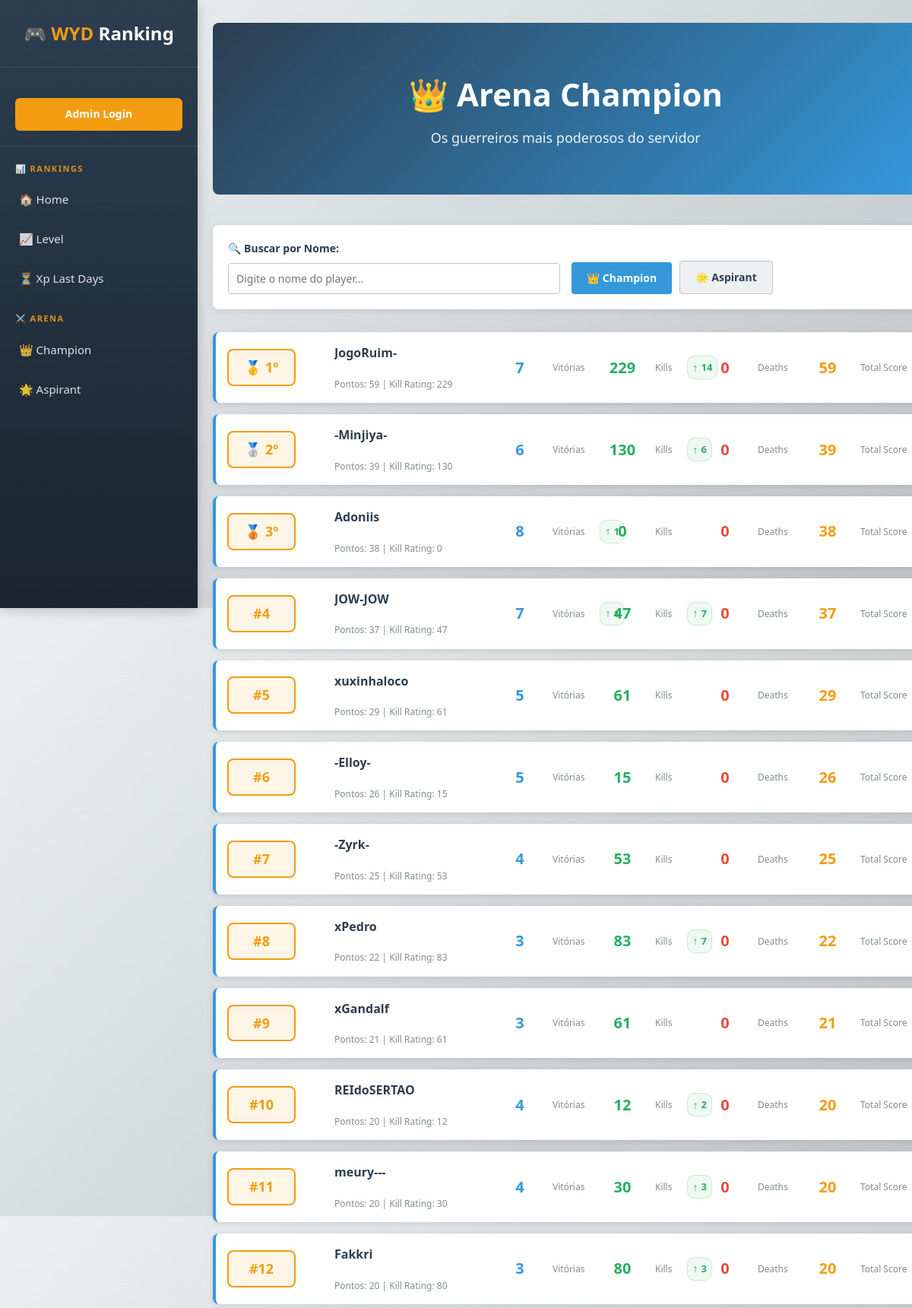
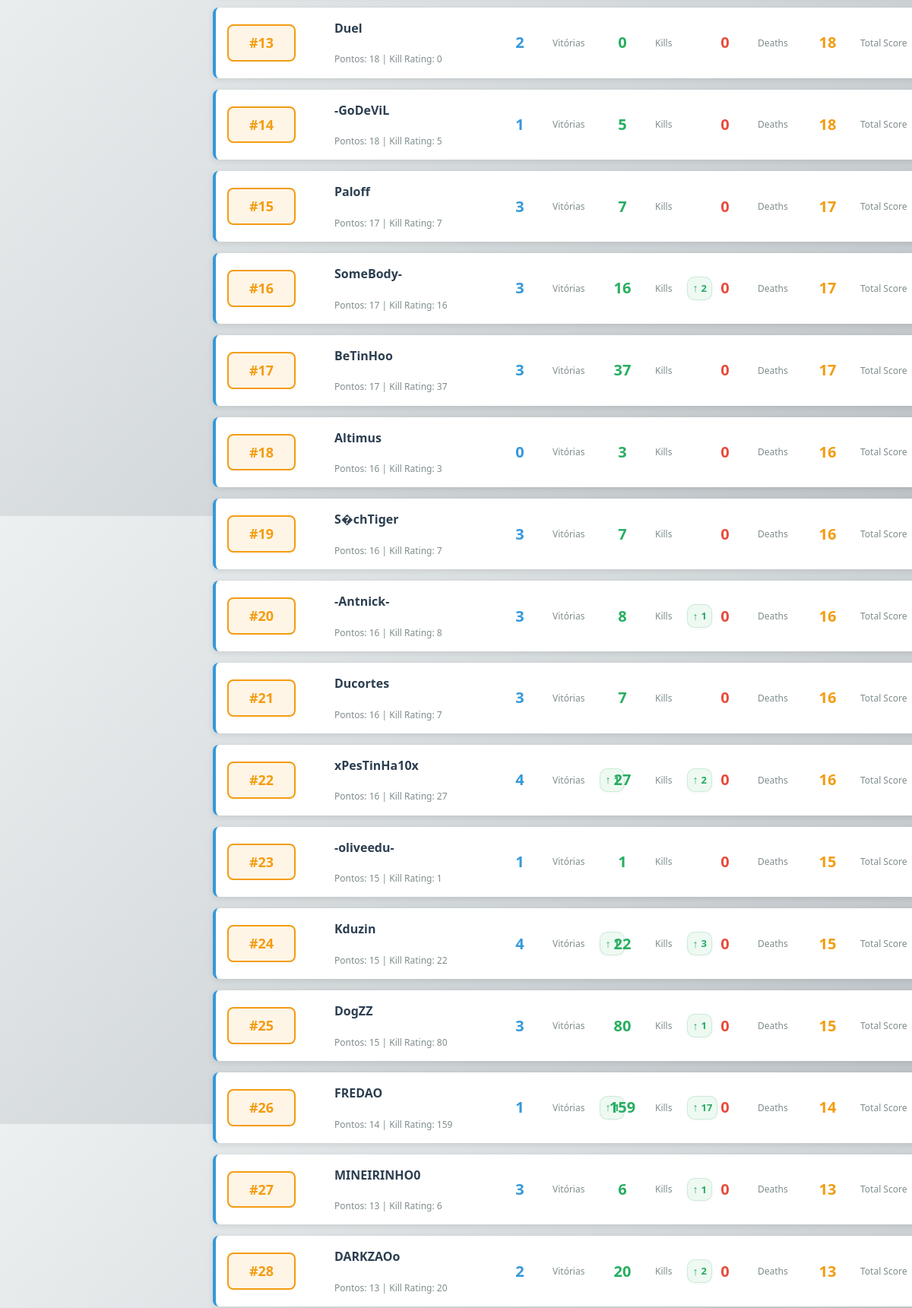
Screenshot of /arena/champion (upper part) with the database file from the repository (2 pictures, top to bottom).
### app/models.py (models this page shows)
class ArenaRankingHistory(Base):
    __tablename__ = "arena_ranking_history"
    id = Column(Integer, primary_key=True)
    player_id = Column(Integer, ForeignKey("players.id", ondelete="CASCADE"))
    player_name = Column(String(100), nullable=False)
    category = Column(String(20))  # champion ou aspirant
    arena_number = Column(Integer, default=1)  # 1, 2, 3, ou 4 (qual arena do dia)
    rank_position = Column(Integer)  # Posição no ranking
    total = Column(Integer)
    points = Column(Integer)
    win_count = Column(Integer)
    kill_value = Column(Integer)
    death_value = Column(Integer)
    recorded_at = Column(DateTime(timezone=True), server_default=func.now(), index=True)
    player = relationship("Player", foreign_keys=[player_id])
    __table_args__ = (
        CheckConstraint("category IN ('champion','aspirant')"),
    )

### app/main.py (the view)
@app.get("/arena/{category}")
def arena(request: Request, category: str):
    from app.services.ranking_history_service import get_position_changes, get_arena_changes
    if category not in ["champion", "aspirant"]:
        raise HTTPException(status_code=404, detail="Categoria inválida")
    players = (
        data_store.arena_champion
        if category == "champion"
        else data_store.arena_aspirant
    )
    players = sorted(players, key=lambda x: x.get("total", 0), reverse=True)
    session = SessionLocal()
    try:
        for idx, player in enumerate(players, 1):
            player["rank_position"] = idx
            arena_changes = get_arena_changes(session, player.get("charName"), {
                'kill_value': player.get('killValue', 0),
                'win_count': player.get('winCount', 0)
            }, category, idx)
            player["position_change"] = {
                'position_change': arena_changes.get('position_change', 0),
                'direction': arena_changes.get('direction', 'neutral'),
                'active': arena_changes.get('active', False),
            }
            player['arena_stat_changes'] = {
                'kill_change': arena_changes.get('kill_change', 0),
                'kill_arrow': arena_changes.get('kill_arrow', ''),
                'kill_active': arena_changes.get('kill_active', False),
                'win_change': arena_changes.get('win_change', 0),
                'win_arrow': arena_changes.get('win_arrow', ''),
                'win_active': arena_changes.get('win_active', False),
            }
    finally:
        session.close()
    return templates.TemplateResponse("arena.html", {
        "request": request,
        "players": players,
        "category": category,
        "last_update": data_store.last_update,
        "user": get_current_user(request)
    })

### app/templates/arena.html (shortened to what this page needs)
{% extends "base.html" %}
{% import 'components.html' as components %}
{% block hero %}
<div class="hero">
    {% if category == 'champion' %}
        <h1>👑 Arena Champion</h1>
        <p>Os guerreiros mais poderosos do servidor</p>
    {% else %}
        <h1>🌟 Arena Aspirante</h1>
        <p>Novos talentos em ascensão</p>
    {% endif %}
</div>
{% endblock %}
{% block content %}
<div class="filters-section">
    <div class="filter-group">
        <label for="search">🔍 Buscar por Nome:</label>
        <input type="text" id="search" placeholder="Digite o nome do player..." onkeyup="filterPlayersByName()">
    </div>
    <div style="display: flex; gap: 10px; align-items: flex-end;">
        <a href="/arena/champion" class="btn {% if category == 'champion' %}btn-primary{% else %}btn-secondary{% endif %}" style="text-decoration: none;">👑 Champion</a>
        <a href="/arena/aspirant" class="btn {% if category == 'aspirant' %}btn-primary{% else %}btn-secondary{% endif %}" style="text-decoration: none;">🌟 Aspirant</a>
    </div>
</div>
<div class="ranking-container">
    {% for p in players %}
    <div class="player-item">
        <div style="display: flex; align-items: center; gap: 8px;">
            <div class="rank-badge">
                {% if p.rank_position == 1 %}
                🥇 {{ p.rank_position }}º
                {% elif p.rank_position == 2 %}
                🥈 {{ p.rank_position }}º
                {% elif p.rank_position == 3 %}
                🥉 {{ p.rank_position }}º
                {% else %}
                #{{ p.rank_position }}
                {% endif %}
            </div>
        </div>
        <div>
            <div class="player-name">{{ p.charName }}</div>
            <div class="player-title">
                Pontos: {{ p.total or 0 }} | Kill Rating: {{ p.killValue or 0 }}
            </div>
        </div>
        <div style="display:flex; align-items:center; gap:8px;">
            {{ components.render_stat(p.winCount, 'Vitórias') }}
            {% if p.arena_stat_changes and p.arena_stat_changes.win_active %}
                {{ components.render_small_change_indicator(p.arena_stat_changes.win_change, p.arena_stat_changes.win_arrow, p.arena_stat_changes.win_active) }}
            {% endif %}
        </div>
        <div style="display:flex; align-items:center; gap:8px;">
            {{ components.render_stat(p.killValue, 'Kills', '--success-color') }}
            {% if p.arena_stat_changes and p.arena_stat_changes.kill_active %}
                {{ components.render_small_change_indicator(p.arena_stat_changes.kill_change, p.arena_stat_changes.kill_arrow, p.arena_stat_changes.kill_active) }}
            {% endif %}
        </div>
        {{ components.render_stat(p.deathValue, 'Deaths', '--accent-color') }}
        {{ components.render_stat(p.total, 'Total Score', '--warning-color') }}
    </div>
    {% endfor %}
</div>
{% endblock %}

### app/templates/components.html (shortened to what this page needs)
{% macro render_stat(value, label, color="--secondary-color") %}
<div class="player-stat">
    <div class="player-stat-value" {% if color %}style="color: var({{ color }});"{% endif %}>{{ value or 0 }}</div>
    <div class="player-stat-label">{{ label }}</div>
</div>
{% endmacro %}
{% macro render_small_change_indicator(change_value, arrow, active=False) %}
{% if active %}
<span class="small-change-indicator {% if change_value > 0 %}positive{% else %}negative{% endif %}" title="Mudança: {{ change_value }}">
    <span class="arrow">{{ arrow }}</span>
    <span class="value">{{ change_value|abs }}</span>
</span>
{% endif %}
{% endmacro %}

### rows the page displays
ArenaRankingHistory: rank_position "1", charName "JogoRuim-", total "59", killValue "229", win_count "7 229 0 59", label "Vitórias Kills Deaths Total Score", arrow "↑", change_value "14"
ArenaRankingHistory: rank_position "2", charName "-Minjiya-", total "39", killValue "130", win_count "6 130 0 39", label "Vitórias Kills Deaths Total Score", arrow "↑", win_count "6"
ArenaRankingHistory: rank_position "3", charName "Adoniis", total "38", points "0", value "8 0 0 38", label "Vitórias Kills Deaths Total Score", arrow "↑", change_value "1"
ArenaRankingHistory: rank_position "5", charName "xuxinhaloco", total "29", kill_value "61", value "5 61 0 29", label "Vitórias Kills Deaths Total Score"
ArenaRankingHistory: rank_position "6", charName "-Elloy-", total "26", kill_value "15", win_count "5 15 0 26", label "Vitórias Kills Deaths Total Score"
ArenaRankingHistory: rank_position "7", charName "-Zyrk-", total "25", kill_value "53", win_count "4 53 0 25", label "Vitórias Kills Deaths Total Score"
ArenaRankingHistory: rank_position "8", charName "xPedro", total "22", killValue "83", win_count "3 83 0 22", label "Vitórias Kills Deaths Total Score", arrow "↑", change_value "7"
ArenaRankingHistory: rank_position "9", charName "xGandalf", total "21", kill_value "61", win_count "3 61 0 21", label "Vitórias Kills Deaths Total Score"
ArenaRankingHistory: rank_position "10", charName "REIdoSERTAO", total "20", killValue "12", win_count "4 12 0 20", label "Vitórias Kills Deaths Total Score", arrow "↑", arena_number "2"
ArenaRankingHistory: rank_position "11", charName "meury---", total "20", killValue "30", win_count "4 30 0 20", label "Vitórias Kills Deaths Total Score", arrow "↑", change_value "3"
ArenaRankingHistory: rank_position "12", charName "Fakkri", total "20", killValue "80", win_count "3 80 0 20", label "Vitórias Kills Deaths Total Score", arrow "↑", win_count "3"
ArenaRankingHistory: rank_position "13", charName "Duel", total "18", points "0", value "2 0 0 18", label "Vitórias Kills Deaths Total Score"
ArenaRankingHistory: rank_position "14", charName "-GoDeViL", total "18", kill_value "5", win_count "1 5 0 18", label "Vitórias Kills Deaths Total Score"
ArenaRankingHistory: rank_position "15", charName "Paloff", total "17", kill_value "7", win_count "3 7 0 17", label "Vitórias Kills Deaths Total Score"
ArenaRankingHistory: rank_position "16", charName "SomeBody-", total "17", win_count "3 16 0 17", label "Vitórias Kills Deaths Total Score", arrow "↑", arena_number "2"
ArenaRankingHistory: rank_position "17", charName "BeTinHoo", total "17", kill_value "37", win_count "3 37 0 17", label "Vitórias Kills Deaths Total Score"
ArenaRankingHistory: rank_position "18", charName "Altimus", total "16", kill_value "3", points "0 3 0 16", label "Vitórias Kills Deaths Total Score"
ArenaRankingHistory: rank_position "19", charName "S�chTiger", total "16", kill_value "7", win_count "3 7 0 16", label "Vitórias Kills Deaths Total Score"
ArenaRankingHistory: rank_position "20", charName "-Antnick-", total "16", killValue "8", win_count "3 8 0 16", label "Vitórias Kills Deaths Total Score", arrow "↑", change_value "1"
ArenaRankingHistory: rank_position "21", charName "Ducortes", total "16", kill_value "7", win_count "3 7 0 16", label "Vitórias Kills Deaths Total Score"
ArenaRankingHistory: rank_position "22", charName "xPesTinHa10x", total "16", killValue "27", value "4 27 0 16", label "Vitórias Kills Deaths Total Score", arrow "↑ ↑", change_value "1 2"
ArenaRankingHistory: rank_position "23", charName "-oliveedu-", total "15", killValue "1", value "1 1 0 15", label "Vitórias Kills Deaths Total Score"
ArenaRankingHistory: rank_position "24", charName "Kduzin", total "15", killValue "22", value "4 22 0 15", label "Vitórias Kills Deaths Total Score", arrow "↑ ↑", change_value "1 3"
ArenaRankingHistory: rank_position "25", charName "DogZZ", total "15", killValue "80", win_count "3 80 0 15", label "Vitórias Kills Deaths Total Score", arrow "↑", change_value "1"
ArenaRankingHistory: rank_position "27", charName "MINEIRINHO0", total "13", killValue "6", win_count "3 6 0 13", label "Vitórias Kills Deaths Total Score", arrow "↑", change_value "1"
ArenaRankingHistory: rank_position "28", charName "DARKZAOo", total "13", killValue "20", value "2 20 0 13", label "Vitórias Kills Deaths Total Score", arrow "↑", change_value "2"

### other values shown
{{ p.rank_position }} "4" "26"
{{ p.charName }} "JOW-JOW" "FREDAO"
{{ p.total or 0 }} "37" "14"
{{ p.killValue or 0 }} "47" "159"
{{ value or 0 }} "7 47 0 37" "1 159 0 14"
{{ label }} "Vitórias Kills Deaths Total Score" "Vitórias Kills Deaths Total Score"
{{ arrow }} "↑ ↑" "↑ ↑"
{{ change_value|abs }} "1 7" "1 17"
